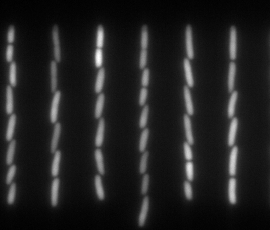
#> input picture U-Net/data/epi.tif, 270 x 230 px
$ python convert_data.py
#> lines starting #> are read from the running program, lines starting #| are printed output that depends on the picture; after the words box and inside, x2 and y2 are one past the last pixel; in counts of white or black regions, pixels touching at a corner belong together
"""
Source:
https://github.com/Slugskickass/Teaching_python/blob/master/Images/1.)%20Load%20and%20Save.py

"""
from PIL import Image
import numpy as np


def loadtiffs(file_name):
#> called with file_name = 'epi.tif'
    img = Image.open(file_name)
#> img is the input picture: PIL image 270x230 I;16B; min 1513, max 14963, mean 3271.9
    print('The Image is', img.size, 'Pixels.')
#| The Image is (270, 230) Pixels.
    print('With', img.n_frames, 'frames.')
#| With 20 frames.

    imgArray = np.zeros((img.size[1], img.size[0], img.n_frames), np.uint16)
    for I in range(img.n_frames):
        img.seek(I)
        imgArray[:, :, I] = np.asarray(img)
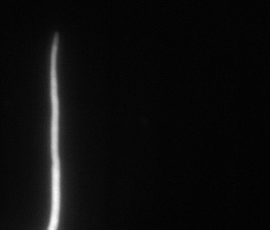
#> img: PIL image 270x230 I;16B; min 1267, max 11446, mean 1804.7; drawn with min black and max white
    img.close()
    return(imgArray)

def savetiffs(file_name, data):
    images = []
    for I in range(np.shape(data)[0]):
        images.append(Image.fromarray(data[I]))
    images[0].save(file_name, save_all=True, append_images=images[1:])
        #For a single image
        #images.save(file_name)

#Use the functions
file_name = 'epi.tif'
data_images = loadtiffs(file_name)
#data_images = np.transpose(data_images, (2,0,1)) #format needed for U-net

normalised = []
maps = []
thresholds = [0.28,0.3,0.3,0.3,0.3,0.3,0.3,0.3,0.35,0.12,0.12,0.3,0.3,0.4,0.4,0.4,0.4,0.4,0.4,0.4]

for i in range(20):
    im = (data_images[:,:,i] - np.min(data_images[:,:,i]))/(np.max(data_images[:,:,i])-np.min(data_images[:,:,i]))
    normalised.append(im)

    im2 = (im > thresholds[i])
    maps.append(im2)
#> this loop made 20 passes
#> pass 1, `im2 = (im > thresholds[i])`:
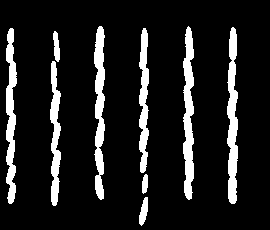
#> im2: shape (230, 270) bool; 12.4% white; 9 white regions, largest, box (x1, y1, x2, y2) and area: (227, 27, 238, 204) 1380, (183, 26, 194, 200) 1368, (94, 26, 105, 200) 1315
#> pass 2, `im = (data_images[:,:,i] - np.min(data_images[:,:,i]))/(np.max(data_im..`:
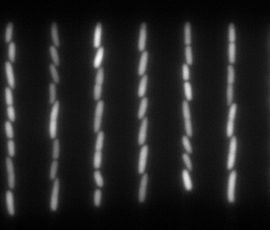
#> im: shape (230, 270) float64; min 0, max 1, mean 0.133
#> pass 2, `im2 = (im > thresholds[i])`:
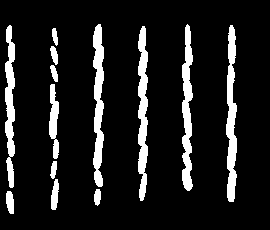
#> im2: shape (230, 270) bool; 11.9% white; 13 white regions, largest, box (x1, y1, x2, y2) and area: (226, 25, 237, 202) 1292, (138, 26, 148, 201) 1269, (93, 24, 104, 187) 1256
#> after the loop, maps = 20 items; normalised = 20 items

savetiffs('train_images.tif', np.array(normalised))
savetiffs('train_maps.tif', np.array(maps))

$ run again, with U-Net/data/phase.tif copied over U-Net/data/epi.tif
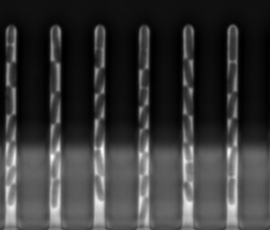
#> input picture U-Net/data/phase.tif, 270 x 230 px
#> in loadtiffs, img is the input picture: PIL image 270x230 I;16B; min 1683, max 37236, mean 9420.1
#| The Image is (270, 230) Pixels.
#| With 20 frames.
#> after the loop in loadtiffs, `for I in range(img.n_frames):`:
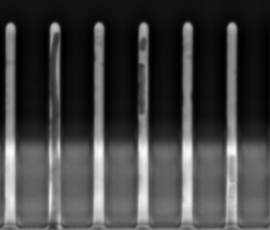
#> img: PIL image 270x230 I;16B; min 1693, max 34826, mean 10294.3; drawn with min black and max white
#> the loop `for i in range(20):` made 20 passes
#> pass 2, `im2 = (im > thresholds[i])`:
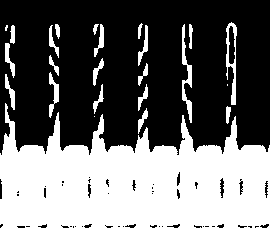
#> im2: shape (230, 270) bool; 41.5% white; 24 white regions (3 under 20 px), largest, box (x1, y1, x2, y2) and area: (0, 103, 270, 230) 23172, (226, 22, 237, 105) 393, (182, 24, 192, 123) 389
#> after the loop `for i in range(20):`: maps = 20 items
